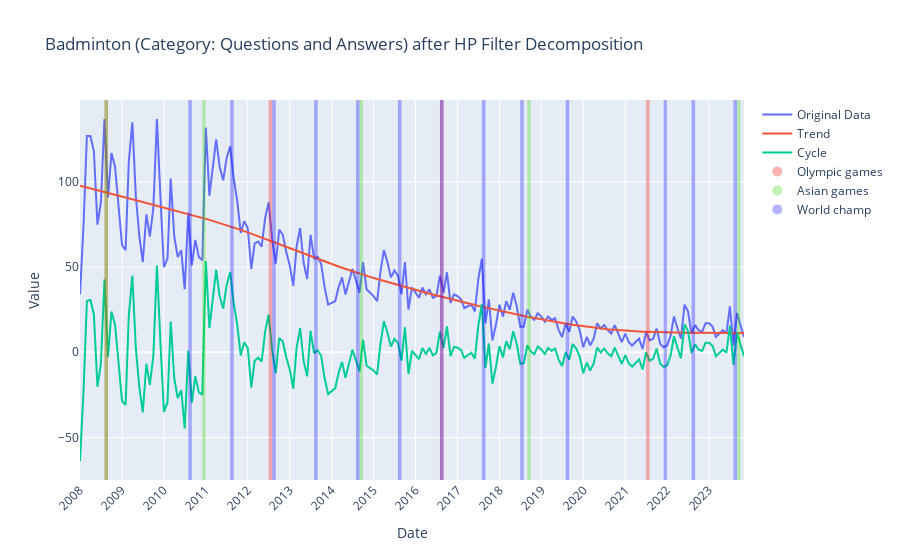
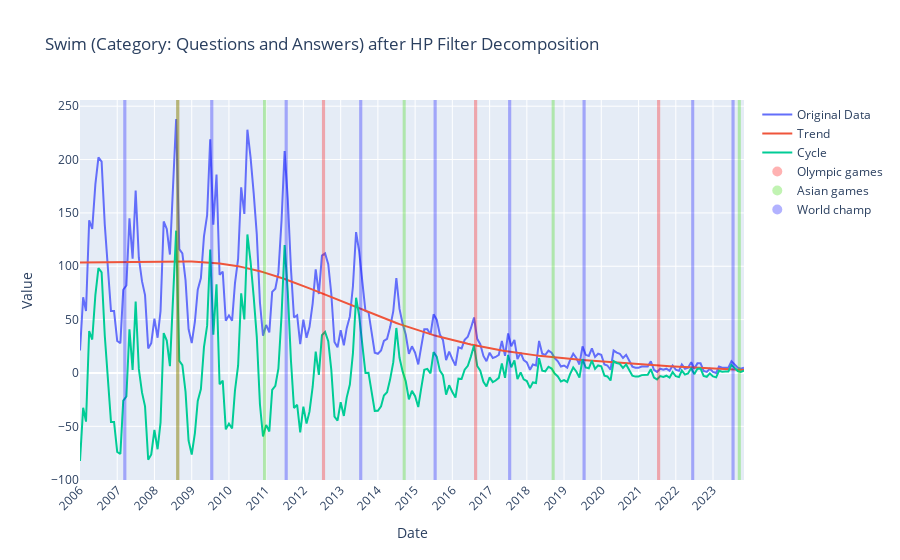

Notebook source saved alongside these figures, in order:
### Code cell
def highlight_background(data_table: pd.DataFrame, target_dates: list, color: str):
    shapes = []
    for target_date in target_dates:
        if target_date in data_table.index:
            # Create a shape for the background color
            shape = {
                "type": "rect",
                "xref": "x",
                "yref": "paper",
                "x0": target_date + "-01",
                "x1": (datetime.strptime(target_date + "-01", "%Y-%m-%d") + pd.DateOffset(months=1)).strftime("%Y-%m-%d"),
                "y0": 0,
                "y1": 1,
                "fillcolor": f"rgba({color})",
                "line": {"width": 0},
            }
            shapes.append(shape)
        else:
            print(f"Date {target_date} is not in the dataset index.")
    return shapes


def plot_single_sport_trend_game_dates_highlighted(sport: str, category: str = "all", game_dates: dict[str, dict[str, tuple[list[str], str]]] = game_dates, sports: dict[str, Sport] = sports):
    data_monthly = sports[sport].data_monthly[category]
    dates_dict = game_dates[sport]

    # cycle, trend = sm.tsa.filters.hpfilter(data_monthly, lamb=2500)
    original_trace = go.Scatter(x=data_monthly.index, y=data_monthly.values, name="Original Data")
    trend_trace = go.Scatter(x=data_monthly.index, y=sports[sport].trend_and_cycle[category]["trend"], name="Trend")
    cycle_trace = go.Scatter(x=data_monthly.index, y=sports[sport].trend_and_cycle[category]["cycle"], name="Cycle")

    shapes = []
    legend_items = []  # Store custom legend items

    for key, value in dates_dict.items():
        shapes.extend(highlight_background(data_monthly, value[0], value[1]))

        # Create a custom legend item with a colored rectangle
        legend_item = go.Scatter(x=[None], y=[None], mode="markers", marker=dict(size=10, color=f"rgba({value[1]})"), name=key.capitalize())
        legend_items.append(legend_item)

    # Create a layout with custom x-axis labels interval and rotation angle
    layout = go.Layout(
        title=f"{sports[sport].display_name} (Category: {category}) after HP Filter Decomposition",
        xaxis=dict(title="Date", tickmode="auto", nticks=20, tickangle=-45),
        yaxis=dict(title="Value"),
        showlegend=True,
        shapes=shapes,  # Add rectangle shapes
    )

    # Create a figure with custom legend items
    fig = go.Figure(data=[original_trace, trend_trace, cycle_trace, *legend_items], layout=layout)

    # Show the figure
    fig.show()


for sport in Sport.sports:
    plot_single_sport_trend_game_dates_highlighted(sport, "Questions and Answers")

### Figure 1 — Plotly figure (JSON) as saved in the notebook; plotly's stock layout.template omitted (floating-point values rounded to 4 significant figures; data arrays with more than 128 entries replaced by an {"elided": "..."} marker saying what was removed)
{"data": [{"name": "Original Data", "type": "scatter", "x": {"elided": "191 str values"}, "y": {"elided": "191 int values"}}, {"name": "Trend", "type": "scatter", "x": {"elided": "191 str values"}, "y": {"elided": "191 float values"}}, {"name": "Cycle", "type": "scatter", "x": {"elided": "191 str values"}, "y": {"elided": "191 float values"}}, {"marker": {"color": "rgba(255, 0, 0, 0.3)", "size": 10}, "mode": "markers", "name": "Olympic games", "type": "scatter", "x": [null], "y": [null]}, {"marker": {"color": "rgba(50, 215, 0, 0.3)", "size": 10}, "mode": "markers", "name": "Asian games", "type": "scatter", "x": [null], "y": [null]}, {"marker": {"color": "rgba(0, 0, 255, 0.3)", "size": 10}, "mode": "markers", "name": "World champ", "type": "scatter", "x": [null], "y": [null]}], "layout": {"shapes": [{"fillcolor": "rgba(255, 0, 0, 0.3)", "line": {"width": 0}, "type": "rect", "x0": "2008-08-01", "x1": "2008-09-01", "xref": "x", "y0": 0, "y1": 1, "yref": "paper"}, {"fillcolor": "rgba(255, 0, 0, 0.3)", "line": {"width": 0}, "type": "rect", "x0": "2012-07-01", "x1": "2012-08-01", "xref": "x", "y0": 0, "y1": 1, "yref": "paper"}, {"fillcolor": "rgba(255, 0, 0, 0.3)", "line": {"width": 0}, "type": "rect", "x0": "2016-08-01", "x1": "2016-09-01", "xref": "x", "y0": 0, "y1": 1, "yref": "paper"}, {"fillcolor": "rgba(255, 0, 0, 0.3)", "line": {"width": 0}, "type": "rect", "x0": "2021-07-01", "x1": "2021-08-01", "xref": "x", "y0": 0, "y1": 1, "yref": "paper"}, {"fillcolor": "rgba(50, 215, 0, 0.3)", "line": {"width": 0}, "type": "rect", "x0": "2008-08-01", "x1": "2008-09-01", "xref": "x", "y0": 0, "y1": 1, "yref": "paper"}, {"fillcolor": "rgba(50, 215, 0, 0.3)", "line": {"width": 0}, "type": "rect", "x0": "2010-12-01", "x1": "2011-01-01", "xref": "x", "y0": 0, "y1": 1, "yref": "paper"}, {"fillcolor": "rgba(50, 215, 0, 0.3)", "line": {"width": 0}, "type": "rect", "x0": "2014-09-01", "x1": "2014-10-01", "xref": "x", "y0": 0, "y1": 1, "yref": "paper"}, {"fillcolor": "rgba(50, 215, 0, 0.3)", "line": {"width": 0}, "type": "rect", "x0": "2018-09-01", "x1": "2018-10-01", "xref": "x", "y0": 0, "y1": 1, "yref": "paper"}, {"fillcolor": "rgba(50, 215, 0, 0.3)", "line": {"width": 0}, "type": "rect", "x0": "2023-09-01", "x1": "2023-10-01", "xref": "x", "y0": 0, "y1": 1, "yref": "paper"}, {"fillcolor": "rgba(0, 0, 255, 0.3)", "line": {"width": 0}, "type": "rect", "x0": "2010-08-01", "x1": "2010-09-01", "xref": "x", "y0": 0, "y1": 1, "yref": "paper"}, {"fillcolor": "rgba(0, 0, 255, 0.3)", "line": {"width": 0}, "type": "rect", "x0": "2011-08-01", "x1": "2011-09-01", "xref": "x", "y0": 0, "y1": 1, "yref": "paper"}, {"fillcolor": "rgba(0, 0, 255, 0.3)", "line": {"width": 0}, "type": "rect", "x0": "2012-08-01", "x1": "2012-09-01", "xref": "x", "y0": 0, "y1": 1, "yref": "paper"}, {"fillcolor": "rgba(0, 0, 255, 0.3)", "line": {"width": 0}, "type": "rect", "x0": "2013-08-01", "x1": "2013-09-01", "xref": "x", "y0": 0, "y1": 1, "yref": "paper"}, {"fillcolor": "rgba(0, 0, 255, 0.3)", "line": {"width": 0}, "type": "rect", "x0": "2014-08-01", "x1": "2014-09-01", "xref": "x", "y0": 0, "y1": 1, "yref": "paper"}, {"fillcolor": "rgba(0, 0, 255, 0.3)", "line": {"width": 0}, "type": "rect", "x0": "2015-08-01", "x1": "2015-09-01", "xref": "x", "y0": 0, "y1": 1, "yref": "paper"}, {"fillcolor": "rgba(0, 0, 255, 0.3)", "line": {"width": 0}, "type": "rect", "x0": "2016-08-01", "x1": "2016-09-01", "xref": "x", "y0": 0, "y1": 1, "yref": "paper"}, {"fillcolor": "rgba(0, 0, 255, 0.3)", "line": {"width": 0}, "type": "rect", "x0": "2017-08-01", "x1": "2017-09-01", "xref": "x", "y0": 0, "y1": 1, "yref": "paper"}, {"fillcolor": "rgba(0, 0, 255, 0.3)", "line": {"width": 0}, "type": "rect", "x0": "2018-07-01", "x1": "2018-08-01", "xref": "x", "y0": 0, "y1": 1, "yref": "paper"}, {"fillcolor": "rgba(0, 0, 255, 0.3)", "line": {"width": 0}, "type": "rect", "x0": "2019-08-01", "x1": "2019-09-01", "xref": "x", "y0": 0, "y1": 1, "yref": "paper"}, {"fillcolor": "rgba(0, 0, 255, 0.3)", "line": {"width": 0}, "type": "rect", "x0": "2021-12-01", "x1": "2022-01-01", "xref": "x", "y0": 0, "y1": 1, "yref": "paper"}, {"fillcolor": "rgba(0, 0, 255, 0.3)", "line": {"width": 0}, "type": "rect", "x0": "2022-08-01", "x1": "2022-09-01", "xref": "x", "y0": 0, "y1": 1, "yref": "paper"}, {"fillcolor": "rgba(0, 0, 255, 0.3)", "line": {"width": 0}, "type": "rect", "x0": "2023-08-01", "x1": "2023-09-01", "xref": "x", "y0": 0, "y1": 1, "yref": "paper"}], "showlegend": true, "title": {"text": "Badminton (Category: Questions and Answers) after HP Filter Decomposition"}, "xaxis": {"nticks": 20, "tickangle": -45, "tickmode": "auto", "title": {"text": "Date"}}, "yaxis": {"title": {"text": "Value"}}}}

### Figure 2 — Plotly figure (JSON) as saved in the notebook; plotly's stock layout.template omitted (floating-point values rounded to 4 significant figures; data arrays with more than 128 entries replaced by an {"elided": "..."} marker saying what was removed)
{"data": [{"name": "Original Data", "type": "scatter", "x": {"elided": "215 str values"}, "y": {"elided": "215 int values"}}, {"name": "Trend", "type": "scatter", "x": {"elided": "215 str values"}, "y": {"elided": "215 float values"}}, {"name": "Cycle", "type": "scatter", "x": {"elided": "215 str values"}, "y": {"elided": "215 float values"}}, {"marker": {"color": "rgba(255, 0, 0, 0.3)", "size": 10}, "mode": "markers", "name": "Olympic games", "type": "scatter", "x": [null], "y": [null]}, {"marker": {"color": "rgba(50, 215, 0, 0.3)", "size": 10}, "mode": "markers", "name": "Asian games", "type": "scatter", "x": [null], "y": [null]}, {"marker": {"color": "rgba(0, 0, 255, 0.3)", "size": 10}, "mode": "markers", "name": "World champ", "type": "scatter", "x": [null], "y": [null]}], "layout": {"shapes": [{"fillcolor": "rgba(255, 0, 0, 0.3)", "line": {"width": 0}, "type": "rect", "x0": "2008-08-01", "x1": "2008-09-01", "xref": "x", "y0": 0, "y1": 1, "yref": "paper"}, {"fillcolor": "rgba(255, 0, 0, 0.3)", "line": {"width": 0}, "type": "rect", "x0": "2012-07-01", "x1": "2012-08-01", "xref": "x", "y0": 0, "y1": 1, "yref": "paper"}, {"fillcolor": "rgba(255, 0, 0, 0.3)", "line": {"width": 0}, "type": "rect", "x0": "2016-08-01", "x1": "2016-09-01", "xref": "x", "y0": 0, "y1": 1, "yref": "paper"}, {"fillcolor": "rgba(255, 0, 0, 0.3)", "line": {"width": 0}, "type": "rect", "x0": "2021-07-01", "x1": "2021-08-01", "xref": "x", "y0": 0, "y1": 1, "yref": "paper"}, {"fillcolor": "rgba(50, 215, 0, 0.3)", "line": {"width": 0}, "type": "rect", "x0": "2008-08-01", "x1": "2008-09-01", "xref": "x", "y0": 0, "y1": 1, "yref": "paper"}, {"fillcolor": "rgba(50, 215, 0, 0.3)", "line": {"width": 0}, "type": "rect", "x0": "2010-12-01", "x1": "2011-01-01", "xref": "x", "y0": 0, "y1": 1, "yref": "paper"}, {"fillcolor": "rgba(50, 215, 0, 0.3)", "line": {"width": 0}, "type": "rect", "x0": "2014-09-01", "x1": "2014-10-01", "xref": "x", "y0": 0, "y1": 1, "yref": "paper"}, {"fillcolor": "rgba(50, 215, 0, 0.3)", "line": {"width": 0}, "type": "rect", "x0": "2018-09-01", "x1": "2018-10-01", "xref": "x", "y0": 0, "y1": 1, "yref": "paper"}, {"fillcolor": "rgba(50, 215, 0, 0.3)", "line": {"width": 0}, "type": "rect", "x0": "2023-09-01", "x1": "2023-10-01", "xref": "x", "y0": 0, "y1": 1, "yref": "paper"}, {"fillcolor": "rgba(0, 0, 255, 0.3)", "line": {"width": 0}, "type": "rect", "x0": "2007-03-01", "x1": "2007-04-01", "xref": "x", "y0": 0, "y1": 1, "yref": "paper"}, {"fillcolor": "rgba(0, 0, 255, 0.3)", "line": {"width": 0}, "type": "rect", "x0": "2009-07-01", "x1": "2009-08-01", "xref": "x", "y0": 0, "y1": 1, "yref": "paper"}, {"fillcolor": "rgba(0, 0, 255, 0.3)", "line": {"width": 0}, "type": "rect", "x0": "2011-07-01", "x1": "2011-08-01", "xref": "x", "y0": 0, "y1": 1, "yref": "paper"}, {"fillcolor": "rgba(0, 0, 255, 0.3)", "line": {"width": 0}, "type": "rect", "x0": "2013-07-01", "x1": "2013-08-01", "xref": "x", "y0": 0, "y1": 1, "yref": "paper"}, {"fillcolor": "rgba(0, 0, 255, 0.3)", "line": {"width": 0}, "type": "rect", "x0": "2015-07-01", "x1": "2015-08-01", "xref": "x", "y0": 0, "y1": 1, "yref": "paper"}, {"fillcolor": "rgba(0, 0, 255, 0.3)", "line": {"width": 0}, "type": "rect", "x0": "2017-07-01", "x1": "2017-08-01", "xref": "x", "y0": 0, "y1": 1, "yref": "paper"}, {"fillcolor": "rgba(0, 0, 255, 0.3)", "line": {"width": 0}, "type": "rect", "x0": "2019-07-01", "x1": "2019-08-01", "xref": "x", "y0": 0, "y1": 1, "yref": "paper"}, {"fillcolor": "rgba(0, 0, 255, 0.3)", "line": {"width": 0}, "type": "rect", "x0": "2022-06-01", "x1": "2022-07-01", "xref": "x", "y0": 0, "y1": 1, "yref": "paper"}, {"fillcolor": "rgba(0, 0, 255, 0.3)", "line": {"width": 0}, "type": "rect", "x0": "2023-07-01", "x1": "2023-08-01", "xref": "x", "y0": 0, "y1": 1, "yref": "paper"}], "showlegend": true, "title": {"text": "Swim (Category: Questions and Answers) after HP Filter Decomposition"}, "xaxis": {"nticks": 20, "tickangle": -45, "tickmode": "auto", "title": {"text": "Date"}}, "yaxis": {"title": {"text": "Value"}}}}
